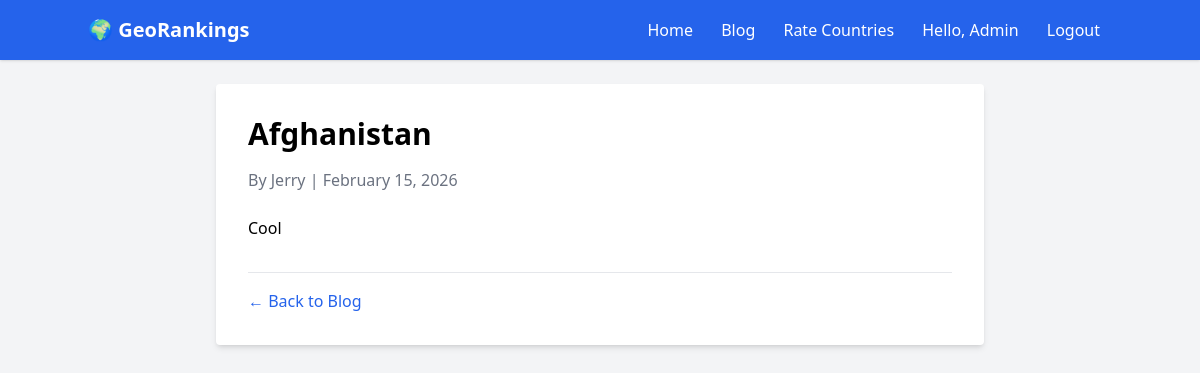
Page /blog/1/ (signed in) on the committed database.
### core/models.py (models this page shows, shortened)
class BlogPost(models.Model):
    author = models.ForeignKey(User, on_delete=models.CASCADE)
    title = models.CharField(max_length=200)
    content = models.TextField()
    created = models.DateTimeField(auto_now_add=True)

### core/views.py (the view)
# urls.py: path('blog/<int:post_id>/', views.blog_detail, name='blog_detail'),
@login_required
def blog_detail(request, post_id):
    post = get_object_or_404(BlogPost, id=post_id)
    return render(request, 'blog_detail.html', {'post': post})

### core/templates/blog_detail.html (shortened to what this page needs)
{% extends 'base.html' %}
{% block content %}
<article class="bg-white p-8 rounded shadow-md max-w-3xl mx-auto">
    <h2 class="text-3xl font-bold mb-4">{{ post.title }}</h2>
    <div class="text-gray-500 mb-6">
        By {{ post.author.username }} | {{ post.created|date:"F j, Y" }}
    </div>
    <div class="prose max-w-none mb-8">
        {{ post.content|linebreaks }}
    </div>
    <div class="flex justify-between items-center border-t pt-4">
        <a href="{% url 'blog_list' %}" class="text-blue-600 hover:underline">
            ← Back to Blog
        </a>
    </div>
</article>
{% endblock %}

### core/templates/base.html (shortened to what this page needs)
<!DOCTYPE html>
<html lang="en">
<head>
    <script src="https://cdn.tailwindcss.com"></script>
</head>
<body class="bg-gray-100 min-h-screen flex flex-col">
<header class="bg-blue-600 text-white p-4 shadow">
    <div class="container mx-auto flex justify-between items-center">
        <h1 class="text-xl font-bold">🌍 GeoRankings</h1>
        <nav>
            <a href="/" class="px-3 py-1 hover:bg-blue-500 rounded">Home</a>
            <a href="{% url 'blog_list' %}" class="px-3 py-1 hover:bg-blue-500 rounded">Blog</a>
            {% if user.is_authenticated %}
                <a href="/rate/" class="px-3 py-1 hover:bg-blue-500 rounded">Rate Countries</a>
                <span class="px-3 py-1">Hello, {{ user.username }}</span>
                <a href="/logout/" class="px-3 py-1 hover:bg-blue-500 rounded">Logout</a>
            {% else %}
                <a href="/login/" class="px-3 py-1 hover:bg-blue-500 rounded">Login</a>
                <a href="/register/" class="px-3 py-1 hover:bg-blue-500 rounded">Sign Up</a>
            {% endif %}
        </nav>
    </div>
</header>
<main class="flex-grow container mx-auto p-6">
    {% block content %}{% endblock %}
</main>
</body>
</html>

### rows in the picture
BlogPost: title "Afghanistan", author.username "Jerry", created "February 15, 2026", content "Cool"

### other values in the picture
{{ user.username }} "Admin"
